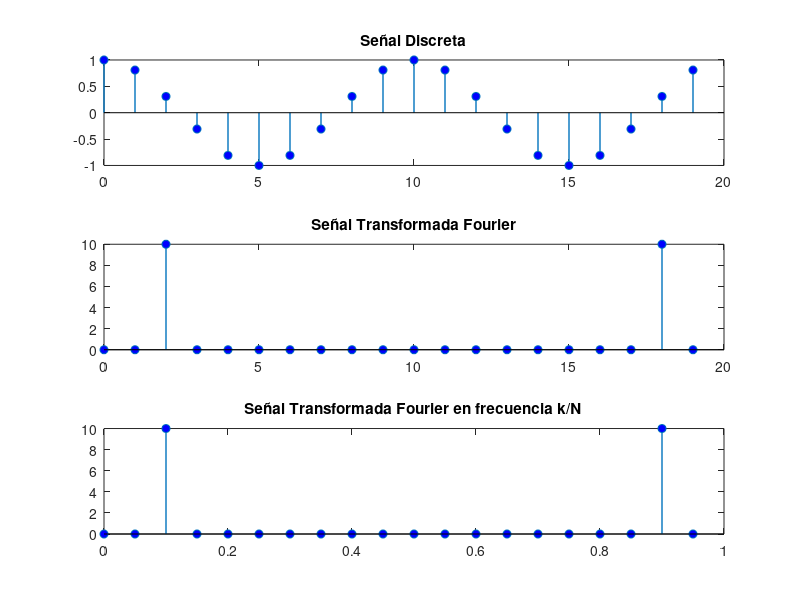

MATLAB code for this plot:
%Preparamos el entorno
clear all
close all
clc

N=20;
n=0:N-1; %matriz de elementos
f=0.9;
fase=0;  % Debe estar en radianes  grados * pi / 180 o la funcion deg2rad(90)

%Generamos la señal
x=cos(2*pi*f*n+fase);

%Representamos
subplot(311);
stem(n,x,'linewidth',1,'markerfacecolor','b');
title ("Señal Discreta");

%Calculamos al transformada de fourier
Xk=fft(x);

%Calculamos el modulo
k=n;
modXk=abs(Xk);
subplot(312);
stem(k,modXk,'linewidth',1,'markerfacecolor','b');
title ("Señal Transformada Fourier");

subplot(313);
stem(k/N,modXk,'linewidth',1,'markerfacecolor','b');
title ("Señal Transformada Fourier en frecuencia k/N");
